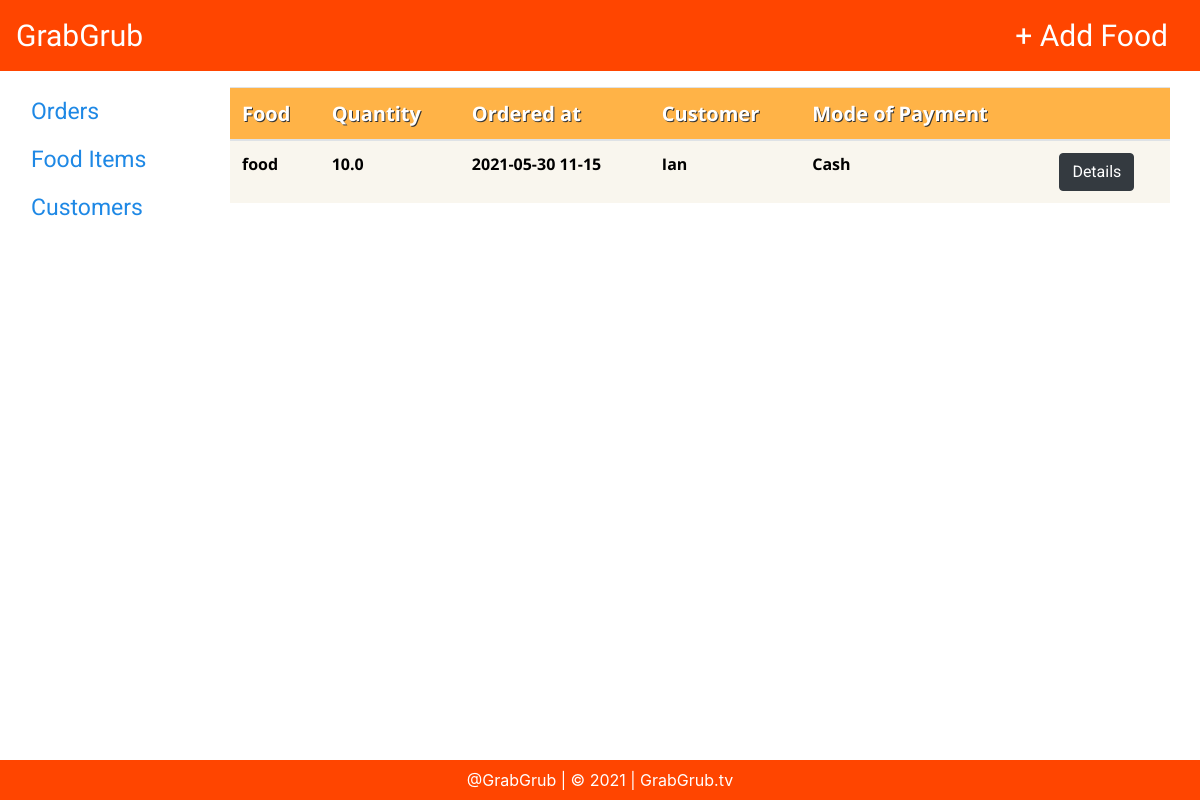
The page /view_orders on the database its author committed.
### Kiosk/models.py (models this page shows, shortened)
class Order(models.Model):
    food = models.ForeignKey(Food, on_delete=models.CASCADE)
    qty = models.FloatField(max_length=300)
    ordered_at = models.DateTimeField(blank=True, null=True)
    cust_order = models.ForeignKey(Customer, on_delete=models.CASCADE)
    payment_mode = models.CharField(max_length=300)

class Food(models.Model):
    name = models.CharField(max_length=300)
    desc = models.CharField(max_length=300)
    price = models.FloatField(max_length=300)
    created_at = models.DateTimeField(blank=True, null=True)

class Customer(models.Model):
    name = CharField(max_length=300)
    address = CharField(max_length=300)
    city = CharField(max_length=300)

### Kiosk/views.py (the view)
# urls.py: path('view_orders', views.view_orders, name='view_orders'),
def view_orders(request):
    order_objects = Order.objects.all()
    return render(request, 'Kiosk/orders.html', {'order':order_objects})

### Kiosk/templates/Kiosk/orders.html
{% extends 'Kiosk/base.html' %}
{% load static %}
{% block content %}
	<div class="col-12">
		<table class="table table-striped">
			<thead>
				<th scope="col"> Food </th>
				<th scope="col"> Quantity </th>
				<th scope="col"> Ordered at </th>
				<th scope="col"> Customer </th>
				<th scope="col"> Mode of Payment </th>
				<th scope="col"></th>
			</thead>
			<tbody>
				{% for o in order %}
				<tr>
					<td> {{ o.food.name }} </td>
					<td> {{ o.qty }} </td>
					<td> {{ o.ordered_at|date:'Y-m-d h-i' }} </td>
					<td> {{o.cust_order.name}} </td>
					<td> {{o.payment_mode}} </td>
					<td><a href="{% url 'view_order_details' pk=o.pk %}"  class="btn btn-dark">Details</button></td>
				</tr>
				{% endfor %}
			</tbody>
		</table>
	</div>
{% endblock %}

### rows shown on the page
Order: food.name "food", qty "10.0", ordered_at "2021-05-30 11-15", cust_order.name "Ian", payment_mode "Cash"
